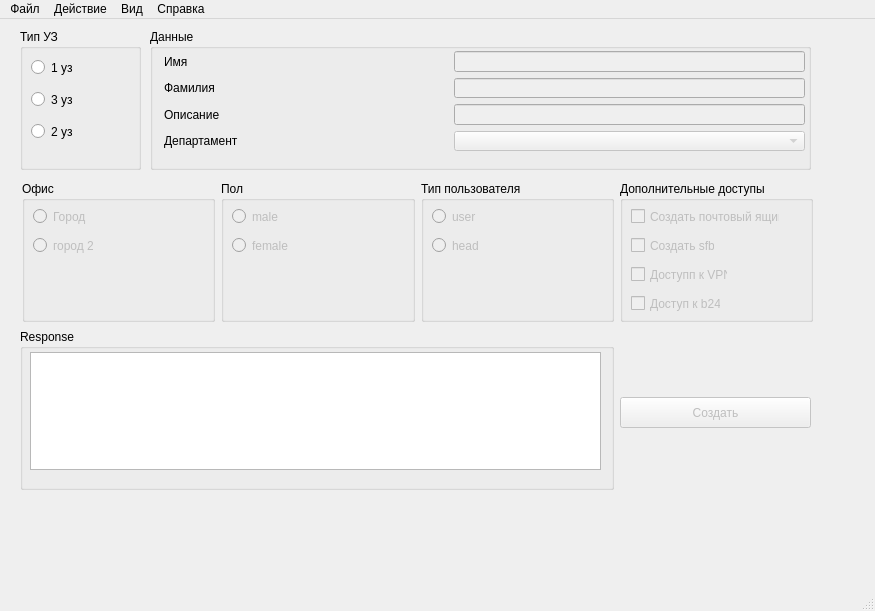
<?xml version="1.0" encoding="UTF-8"?>
<ui version="4.0">
 <class>MainWindow</class>
 <widget class="QMainWindow" name="MainWindow">
  <property name="enabled">
   <bool>true</bool>
  </property>
  <property name="geometry">
   <rect>
    <x>0</x>
    <y>0</y>
    <width>875</width>
    <height>611</height>
   </rect>
  </property>
  <property name="sizePolicy">
   <sizepolicy hsizetype="Maximum" vsizetype="Maximum">
    <horstretch>100</horstretch>
    <verstretch>0</verstretch>
   </sizepolicy>
  </property>
  <property name="minimumSize">
   <size>
    <width>875</width>
    <height>0</height>
   </size>
  </property>
  <property name="sizeIncrement">
   <size>
    <width>0</width>
    <height>0</height>
   </size>
  </property>
  <property name="baseSize">
   <size>
    <width>810</width>
    <height>450</height>
   </size>
  </property>
  <property name="windowTitle">
   <string>Create User</string>
  </property>
  <widget class="QWidget" name="centralwidget">
   <widget class="QGroupBox" name="groupBoxManInformation">
    <property name="geometry">
     <rect>
      <x>150</x>
      <y>10</y>
      <width>661</width>
      <height>141</height>
     </rect>
    </property>
    <property name="title">
     <string>Данные</string>
    </property>
    <widget class="QWidget" name="">
     <property name="geometry">
      <rect>
       <x>14</x>
       <y>22</y>
       <width>641</width>
       <height>100</height>
      </rect>
     </property>
     <layout class="QGridLayout" name="gridLayout_3">
      <item row="0" column="0">
       <widget class="QLabel" name="labelName">
        <property name="text">
         <string>Имя</string>
        </property>
       </widget>
      </item>
      <item row="0" column="1">
       <widget class="QLineEdit" name="lineEditName">
        <property name="enabled">
         <bool>false</bool>
        </property>
        <property name="sizePolicy">
         <sizepolicy hsizetype="Maximum" vsizetype="Minimum">
          <horstretch>0</horstretch>
          <verstretch>0</verstretch>
         </sizepolicy>
        </property>
        <property name="minimumSize">
         <size>
          <width>351</width>
          <height>0</height>
         </size>
        </property>
       </widget>
      </item>
      <item row="1" column="0">
       <widget class="QLabel" name="labelSurname">
        <property name="text">
         <string>Фамилия</string>
        </property>
       </widget>
      </item>
      <item row="1" column="1">
       <widget class="QLineEdit" name="lineEditSurname">
        <property name="enabled">
         <bool>false</bool>
        </property>
        <property name="sizePolicy">
         <sizepolicy hsizetype="Maximum" vsizetype="Minimum">
          <horstretch>0</horstretch>
          <verstretch>0</verstretch>
         </sizepolicy>
        </property>
        <property name="minimumSize">
         <size>
          <width>351</width>
          <height>0</height>
         </size>
        </property>
       </widget>
      </item>
      <item row="2" column="0">
       <widget class="QLabel" name="labelDescription">
        <property name="text">
         <string>Описание</string>
        </property>
       </widget>
      </item>
      <item row="2" column="1">
       <widget class="QLineEdit" name="lineEditDescription">
        <property name="enabled">
         <bool>false</bool>
        </property>
        <property name="sizePolicy">
         <sizepolicy hsizetype="Maximum" vsizetype="Minimum">
          <horstretch>0</horstretch>
          <verstretch>0</verstretch>
         </sizepolicy>
        </property>
        <property name="minimumSize">
         <size>
          <width>351</width>
          <height>0</height>
         </size>
        </property>
        <property name="inputMethodHints">
         <set>Qt::ImhNone</set>
        </property>
       </widget>
      </item>
      <item row="3" column="0">
       <widget class="QLabel" name="labelDepartment">
        <property name="text">
         <string>Департамент</string>
        </property>
       </widget>
      </item>
      <item row="3" column="1">
       <widget class="QComboBox" name="comboBoxDepartment">
        <property name="enabled">
         <bool>false</bool>
        </property>
        <property name="sizePolicy">
         <sizepolicy hsizetype="Maximum" vsizetype="Minimum">
          <horstretch>0</horstretch>
          <verstretch>0</verstretch>
         </sizepolicy>
        </property>
        <property name="minimumSize">
         <size>
          <width>351</width>
          <height>0</height>
         </size>
        </property>
        <property name="editable">
         <bool>false</bool>
        </property>
        <property name="currentText">
         <string/>
        </property>
       </widget>
      </item>
     </layout>
    </widget>
   </widget>
   <widget class="QGroupBox" name="groupBoxAccountType">
    <property name="geometry">
     <rect>
      <x>20</x>
      <y>10</y>
      <width>121</width>
      <height>141</height>
     </rect>
    </property>
    <property name="title">
     <string>Тип УЗ</string>
    </property>
    <widget class="QRadioButton" name="radioButtonAccountTypeUSR">
     <property name="geometry">
      <rect>
       <x>11</x>
       <y>30</y>
       <width>71</width>
       <height>17</height>
      </rect>
     </property>
     <property name="text">
      <string>1 уз</string>
     </property>
     <attribute name="buttonGroup">
      <string notr="true">buttonGroupAccountType</string>
     </attribute>
    </widget>
    <widget class="QRadioButton" name="radioButtonAccountTypeSRV">
     <property name="geometry">
      <rect>
       <x>11</x>
       <y>94</y>
       <width>91</width>
       <height>17</height>
      </rect>
     </property>
     <property name="text">
      <string>2 уз</string>
     </property>
     <attribute name="buttonGroup">
      <string notr="true">buttonGroupAccountType</string>
     </attribute>
    </widget>
    <widget class="QRadioButton" name="radioButtonAccountTypeEXT">
     <property name="geometry">
      <rect>
       <x>11</x>
       <y>62</y>
       <width>87</width>
       <height>17</height>
      </rect>
     </property>
     <property name="text">
      <string>3 уз</string>
     </property>
     <attribute name="buttonGroup">
      <string notr="true">buttonGroupAccountType</string>
     </attribute>
    </widget>
   </widget>
   <widget class="QWidget" name="layoutWidget">
    <property name="geometry">
     <rect>
      <x>20</x>
      <y>310</y>
      <width>791</width>
      <height>161</height>
     </rect>
    </property>
    <layout class="QGridLayout" name="gridLayout">
     <item row="0" column="0" rowspan="3">
      <widget class="QGroupBox" name="groupBoxResponse">
       <property name="title">
        <string>Response</string>
       </property>
       <widget class="QTextEdit" name="textEditResponse">
        <property name="geometry">
         <rect>
          <x>10</x>
          <y>23</y>
          <width>571</width>
          <height>118</height>
         </rect>
        </property>
        <property name="readOnly">
         <bool>true</bool>
        </property>
       </widget>
      </widget>
     </item>
     <item row="0" column="1">
      <spacer name="verticalSpacer_2">
       <property name="orientation">
        <enum>Qt::Vertical</enum>
       </property>
       <property name="sizeHint" stdset="0">
        <size>
         <width>20</width>
         <height>40</height>
        </size>
       </property>
      </spacer>
     </item>
     <item row="1" column="1">
      <widget class="QPushButton" name="pushButtonCreate">
       <property name="enabled">
        <bool>false</bool>
       </property>
       <property name="sizePolicy">
        <sizepolicy hsizetype="Minimum" vsizetype="Minimum">
         <horstretch>0</horstretch>
         <verstretch>0</verstretch>
        </sizepolicy>
       </property>
       <property name="minimumSize">
        <size>
         <width>181</width>
         <height>31</height>
        </size>
       </property>
       <property name="maximumSize">
        <size>
         <width>191</width>
         <height>31</height>
        </size>
       </property>
       <property name="text">
        <string>Создать</string>
       </property>
      </widget>
     </item>
     <item row="2" column="1">
      <spacer name="verticalSpacer">
       <property name="orientation">
        <enum>Qt::Vertical</enum>
       </property>
       <property name="sizeHint" stdset="0">
        <size>
         <width>20</width>
         <height>40</height>
        </size>
       </property>
      </spacer>
     </item>
    </layout>
   </widget>
   <widget class="QWidget" name="layoutWidget">
    <property name="geometry">
     <rect>
      <x>22</x>
      <y>162</y>
      <width>791</width>
      <height>141</height>
     </rect>
    </property>
    <layout class="QGridLayout" name="gridLayout_2">
     <item row="0" column="0">
      <widget class="QGroupBox" name="groupBoxCity">
       <property name="title">
        <string>Офис</string>
       </property>
       <widget class="QRadioButton" name="radioButtonCitySPB">
        <property name="enabled">
         <bool>false</bool>
        </property>
        <property name="geometry">
         <rect>
          <x>11</x>
          <y>27</y>
          <width>54</width>
          <height>17</height>
         </rect>
        </property>
        <property name="text">
         <string>Город 1</string>
        </property>
        <attribute name="buttonGroup">
         <string notr="true">buttonGroupCity</string>
        </attribute>
       </widget>
       <widget class="QRadioButton" name="radioButtonCityMSK">
        <property name="enabled">
         <bool>false</bool>
        </property>
        <property name="geometry">
         <rect>
          <x>11</x>
          <y>56</y>
          <width>60</width>
          <height>17</height>
         </rect>
        </property>
        <property name="text">
         <string>город 2</string>
        </property>
        <attribute name="buttonGroup">
         <string notr="true">buttonGroupCity</string>
        </attribute>
       </widget>
      </widget>
     </item>
     <item row="0" column="1">
      <widget class="QGroupBox" name="groupBoxSex">
       <property name="title">
        <string>Пол</string>
       </property>
       <widget class="QRadioButton" name="radioButtonMale">
        <property name="enabled">
         <bool>false</bool>
        </property>
        <property name="geometry">
         <rect>
          <x>11</x>
          <y>27</y>
          <width>71</width>
          <height>17</height>
         </rect>
        </property>
        <property name="text">
         <string>male</string>
        </property>
        <attribute name="buttonGroup">
         <string notr="true">buttonGroupSex</string>
        </attribute>
       </widget>
       <widget class="QRadioButton" name="radioButtonFemale">
        <property name="enabled">
         <bool>false</bool>
        </property>
        <property name="geometry">
         <rect>
          <x>11</x>
          <y>56</y>
          <width>71</width>
          <height>17</height>
         </rect>
        </property>
        <property name="text">
         <string>female</string>
        </property>
        <attribute name="buttonGroup">
         <string notr="true">buttonGroupSex</string>
        </attribute>
       </widget>
      </widget>
     </item>
     <item row="0" column="2">
      <widget class="QGroupBox" name="groupBoxUserType">
       <property name="title">
        <string>Тип пользователя</string>
       </property>
       <widget class="QRadioButton" name="radioButtonHead">
        <property name="enabled">
         <bool>false</bool>
        </property>
        <property name="geometry">
         <rect>
          <x>11</x>
          <y>56</y>
          <width>47</width>
          <height>17</height>
         </rect>
        </property>
        <property name="text">
         <string>head</string>
        </property>
        <attribute name="buttonGroup">
         <string notr="true">buttonGroupUserRank</string>
        </attribute>
       </widget>
       <widget class="QRadioButton" name="radioButtonUser">
        <property name="enabled">
         <bool>false</bool>
        </property>
        <property name="geometry">
         <rect>
          <x>11</x>
          <y>27</y>
          <width>44</width>
          <height>17</height>
         </rect>
        </property>
        <property name="text">
         <string>user</string>
        </property>
        <attribute name="buttonGroup">
         <string notr="true">buttonGroupUserRank</string>
        </attribute>
       </widget>
      </widget>
     </item>
     <item row="0" column="3">
      <widget class="QGroupBox" name="groupBoxAdditional">
       <property name="title">
        <string>Дополнительные доступы</string>
       </property>
       <widget class="QCheckBox" name="checkBoxCreateMailBox">
        <property name="enabled">
         <bool>false</bool>
        </property>
        <property name="geometry">
         <rect>
          <x>11</x>
          <y>27</y>
          <width>149</width>
          <height>17</height>
         </rect>
        </property>
        <property name="text">
         <string>Создать почтовый ящик</string>
        </property>
        <attribute name="buttonGroup">
         <string notr="true">buttonGroupAdditionalAccesses</string>
        </attribute>
       </widget>
       <widget class="QCheckBox" name="checkBoxCreateS4b">
        <property name="enabled">
         <bool>false</bool>
        </property>
        <property name="geometry">
         <rect>
          <x>11</x>
          <y>56</y>
          <width>84</width>
          <height>17</height>
         </rect>
        </property>
        <property name="text">
         <string>Создать sfb</string>
        </property>
        <attribute name="buttonGroup">
         <string notr="true">buttonGroupAdditionalAccesses</string>
        </attribute>
       </widget>
       <widget class="QCheckBox" name="checkBoxGiveVPN">
        <property name="enabled">
         <bool>false</bool>
        </property>
        <property name="geometry">
         <rect>
          <x>11</x>
          <y>85</y>
          <width>97</width>
          <height>17</height>
         </rect>
        </property>
        <property name="text">
         <string>Доступп к VPN</string>
        </property>
        <attribute name="buttonGroup">
         <string notr="true">buttonGroupAdditionalAccesses</string>
        </attribute>
       </widget>
       <widget class="QCheckBox" name="checkBoxGiveB24">
        <property name="enabled">
         <bool>false</bool>
        </property>
        <property name="geometry">
         <rect>
          <x>11</x>
          <y>114</y>
          <width>90</width>
          <height>17</height>
         </rect>
        </property>
        <property name="text">
         <string>Доступ к b24</string>
        </property>
        <attribute name="buttonGroup">
         <string notr="true">buttonGroupAdditionalAccesses</string>
        </attribute>
       </widget>
      </widget>
     </item>
    </layout>
   </widget>
  </widget>
  <widget class="QMenuBar" name="menubar">
   <property name="geometry">
    <rect>
     <x>0</x>
     <y>0</y>
     <width>875</width>
     <height>21</height>
    </rect>
   </property>
   <widget class="QMenu" name="menuFile">
    <property name="title">
     <string>Файл</string>
    </property>
    <addaction name="separator"/>
    <addaction name="action_2"/>
   </widget>
   <widget class="QMenu" name="menuEdit">
    <property name="title">
     <string>Действие</string>
    </property>
    <addaction name="action_4"/>
    <addaction name="action_5"/>
   </widget>
   <widget class="QMenu" name="menuFind">
    <property name="title">
     <string>Вид</string>
    </property>
   </widget>
   <widget class="QMenu" name="menuHtlp">
    <property name="title">
     <string>Справка</string>
    </property>
   </widget>
   <addaction name="menuFile"/>
   <addaction name="menuEdit"/>
   <addaction name="menuFind"/>
   <addaction name="menuHtlp"/>
  </widget>
  <widget class="QStatusBar" name="statusbar"/>
  <action name="action_2">
   <property name="text">
    <string>Параметры</string>
   </property>
  </action>
  <action name="action_3">
   <property name="text">
    <string>Выгрузка</string>
   </property>
  </action>
  <action name="action_4">
   <property name="text">
    <string>Выгрузка</string>
   </property>
  </action>
  <action name="action_5">
   <property name="text">
    <string>Найти</string>
   </property>
  </action>
 </widget>
 <resources/>
 <connections/>
 <buttongroups>
  <buttongroup name="buttonGroupUserRank"/>
  <buttongroup name="buttonGroupCity"/>
  <buttongroup name="buttonGroupSex"/>
  <buttongroup name="buttonGroupAccountType"/>
  <buttongroup name="buttonGroupAdditionalAccesses"/>
 </buttongroups>
</ui>
